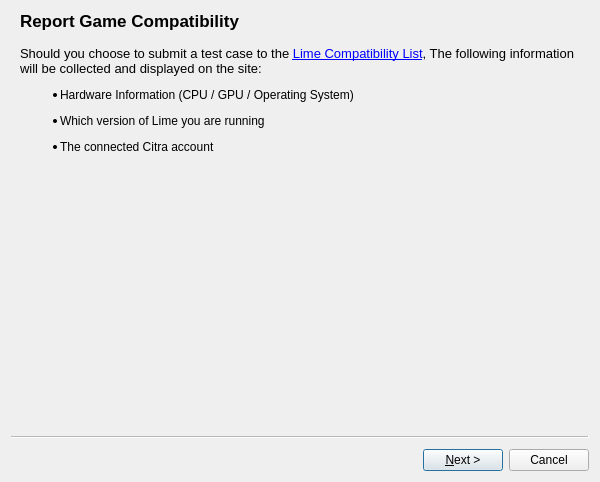
<?xml version="1.0" encoding="UTF-8"?>
<ui version="4.0">
 <class>CompatDB</class>
 <widget class="QWizard" name="CompatDB">
  <property name="geometry">
   <rect>
    <x>0</x>
    <y>0</y>
    <width>600</width>
    <height>482</height>
   </rect>
  </property>
  <property name="minimumSize">
   <size>
    <width>500</width>
    <height>410</height>
   </size>
  </property>
  <property name="windowTitle">
   <string>Report Compatibility</string>
  </property>
  <property name="options">
   <set>QWizard::DisabledBackButtonOnLastPage|QWizard::HelpButtonOnRight|QWizard::NoBackButtonOnStartPage</set>
  </property>
  <widget class="QWizardPage" name="wizard_Info">
   <property name="title">
    <string>Report Game Compatibility</string>
   </property>
   <attribute name="pageId">
    <string notr="true">0</string>
   </attribute>
   <layout class="QVBoxLayout" name="verticalLayout">
    <item>
     <widget class="QLabel" name="lbl_Spiel">
      <property name="text">
       <string>&lt;html&gt;&lt;head/&gt;&lt;body&gt;&lt;p&gt;&lt;span style=&quot; font-size:10pt;&quot;&gt;Should you choose to submit a test case to the &lt;/span&gt;&lt;a href=&quot;https://citra-emu.org/game/&quot;&gt;&lt;span style=&quot; font-size:10pt; text-decoration: underline; color:#0000ff;&quot;&gt;Lime Compatibility List&lt;/span&gt;&lt;/a&gt;&lt;span style=&quot; font-size:10pt;&quot;&gt;, The following information will be collected and displayed on the site:&lt;/span&gt;&lt;/p&gt;&lt;ul style=&quot;margin-top: 0px; margin-bottom: 0px; margin-left: 0px; margin-right: 0px; -qt-list-indent: 1;&quot;&gt;&lt;li style=&quot; margin-top:12px; margin-bottom:12px; margin-left:0px; margin-right:0px; -qt-block-indent:0; text-indent:0px;&quot;&gt;Hardware Information (CPU / GPU / Operating System)&lt;/li&gt;&lt;li style=&quot; margin-top:12px; margin-bottom:12px; margin-left:0px; margin-right:0px; -qt-block-indent:0; text-indent:0px;&quot;&gt;Which version of Lime you are running&lt;/li&gt;&lt;li style=&quot; margin-top:12px; margin-bottom:12px; margin-left:0px; margin-right:0px; -qt-block-indent:0; text-indent:0px;&quot;&gt;The connected Citra account&lt;/li&gt;&lt;/ul&gt;&lt;/body&gt;&lt;/html&gt;</string>
      </property>
      <property name="wordWrap">
       <bool>true</bool>
      </property>
      <property name="openExternalLinks">
       <bool>true</bool>
      </property>
     </widget>
    </item>
    <item>
     <spacer name="verticalSpacer_2">
      <property name="orientation">
       <enum>Qt::Vertical</enum>
      </property>
      <property name="sizeHint" stdset="0">
       <size>
        <width>20</width>
        <height>0</height>
       </size>
      </property>
     </spacer>
    </item>
   </layout>
  </widget>
  <widget class="QWizardPage" name="wizard_Report">
   <property name="title">
    <string>Report Game Compatibility</string>
   </property>
   <attribute name="pageId">
    <string notr="true">1</string>
   </attribute>
   <layout class="QFormLayout" name="formLayout">
    <item row="2" column="0">
     <widget class="QRadioButton" name="radioButton_Perfect">
      <property name="text">
       <string>Perfect</string>
      </property>
     </widget>
    </item>
    <item row="2" column="1">
     <widget class="QLabel" name="lbl_Perfect">
      <property name="text">
       <string>&lt;html&gt;&lt;head/&gt;&lt;body&gt;&lt;p&gt;Game functions flawlessly with no audio or graphical glitches.&lt;/p&gt;&lt;/body&gt;&lt;/html&gt;</string>
      </property>
      <property name="wordWrap">
       <bool>true</bool>
      </property>
     </widget>
    </item>
    <item row="4" column="0">
     <widget class="QRadioButton" name="radioButton_Great">
      <property name="text">
       <string>Great</string>
      </property>
     </widget>
    </item>
    <item row="4" column="1">
     <widget class="QLabel" name="lbl_Great">
      <property name="text">
       <string>&lt;html&gt;&lt;head/&gt;&lt;body&gt;&lt;p&gt;Game functions with minor graphical or audio glitches and is playable from start to finish. May require some workarounds.&lt;/p&gt;&lt;/body&gt;&lt;/html&gt;</string>
      </property>
      <property name="wordWrap">
       <bool>true</bool>
      </property>
     </widget>
    </item>
    <item row="5" column="0">
     <widget class="QRadioButton" name="radioButton_Okay">
      <property name="text">
       <string>Okay</string>
      </property>
     </widget>
    </item>
    <item row="5" column="1">
     <widget class="QLabel" name="lbl_Okay">
      <property name="text">
       <string>&lt;html&gt;&lt;head/&gt;&lt;body&gt;&lt;p&gt;Game functions with major graphical or audio glitches, but game is playable from start to finish with workarounds.&lt;/p&gt;&lt;/body&gt;&lt;/html&gt;</string>
      </property>
      <property name="wordWrap">
       <bool>true</bool>
      </property>
     </widget>
    </item>
    <item row="6" column="0">
     <widget class="QRadioButton" name="radioButton_Bad">
      <property name="text">
       <string>Bad</string>
      </property>
     </widget>
    </item>
    <item row="6" column="1">
     <widget class="QLabel" name="lbl_Bad">
      <property name="text">
       <string>&lt;html&gt;&lt;head/&gt;&lt;body&gt;&lt;p&gt;Game functions, but with major graphical or audio glitches. Unable to progress in specific areas due to glitches even with workarounds.&lt;/p&gt;&lt;/body&gt;&lt;/html&gt;</string>
      </property>
      <property name="wordWrap">
       <bool>true</bool>
      </property>
     </widget>
    </item>
    <item row="7" column="0">
     <widget class="QRadioButton" name="radioButton_IntroMenu">
      <property name="text">
       <string>Intro/Menu</string>
      </property>
     </widget>
    </item>
    <item row="7" column="1">
     <widget class="QLabel" name="lbl_IntroMenu">
      <property name="text">
       <string>&lt;html&gt;&lt;head/&gt;&lt;body&gt;&lt;p&gt;Game is completely unplayable due to major graphical or audio glitches. Unable to progress past the Start Screen.&lt;/p&gt;&lt;/body&gt;&lt;/html&gt;</string>
      </property>
      <property name="wordWrap">
       <bool>true</bool>
      </property>
     </widget>
    </item>
    <item row="8" column="0">
     <widget class="QRadioButton" name="radioButton_WontBoot">
      <property name="text">
       <string>Won't Boot</string>
      </property>
      <property name="checkable">
       <bool>true</bool>
      </property>
      <property name="checked">
       <bool>false</bool>
      </property>
     </widget>
    </item>
    <item row="8" column="1">
     <widget class="QLabel" name="lbl_WontBoot">
      <property name="text">
       <string>&lt;html&gt;&lt;head/&gt;&lt;body&gt;&lt;p&gt;The game crashes when attempting to startup.&lt;/p&gt;&lt;/body&gt;&lt;/html&gt;</string>
      </property>
     </widget>
    </item>
    <item row="0" column="0" colspan="2">
     <widget class="QLabel" name="lbl_Independent">
      <property name="font">
       <font>
        <pointsize>10</pointsize>
       </font>
      </property>
      <property name="text">
       <string>&lt;html&gt;&lt;head/&gt;&lt;body&gt;&lt;p&gt;Independent of speed or performance, how well does this game play from start to finish on this version of Lime?&lt;/p&gt;&lt;/body&gt;&lt;/html&gt;</string>
      </property>
      <property name="wordWrap">
       <bool>true</bool>
      </property>
     </widget>
    </item>
    <item row="1" column="0" colspan="2">
     <spacer name="verticalSpacer">
      <property name="orientation">
       <enum>Qt::Vertical</enum>
      </property>
      <property name="sizeHint" stdset="0">
       <size>
        <width>20</width>
        <height>0</height>
       </size>
      </property>
     </spacer>
    </item>
   </layout>
  </widget>
  <widget class="QWizardPage" name="wizard_ThankYou">
   <property name="title">
    <string>Thank you for your submission!</string>
   </property>
   <attribute name="pageId">
    <string notr="true">2</string>
   </attribute>
  </widget>
 </widget>
 <resources/>
 <connections/>
</ui>
